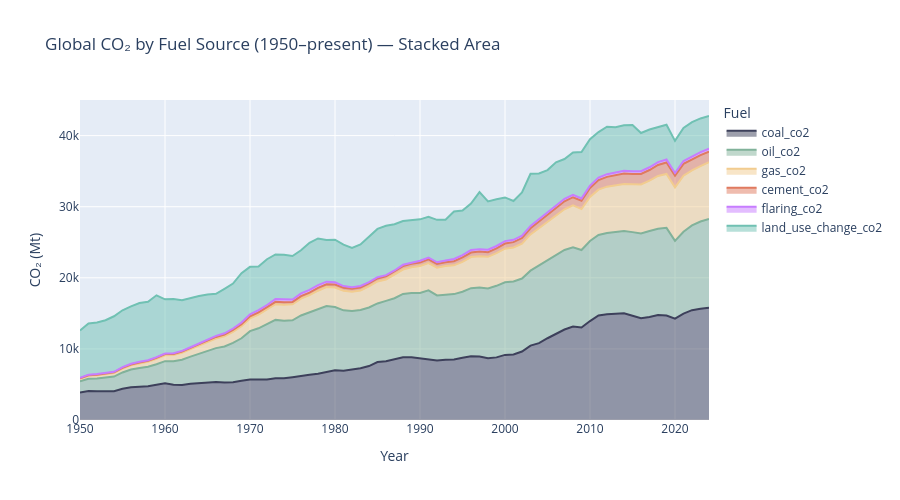
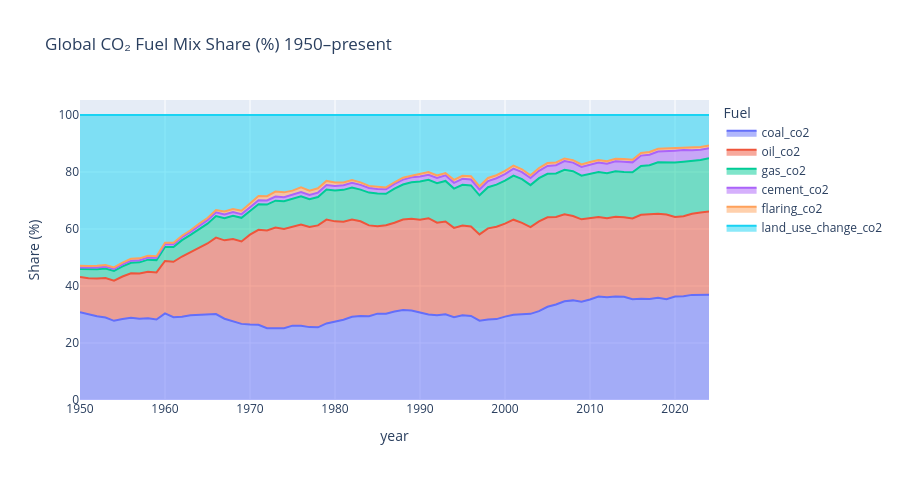

Notebook code cell kept with these figures, in order:
### Code cell
section("Fuel mix breakdown — world level")

fuel_cols = ["coal_co2","oil_co2","gas_co2","cement_co2","flaring_co2","land_use_change_co2"]
fuel_cols = [c for c in fuel_cols if c in world.columns]

world_fuels = world[world["year"] >= 1950][["year"] + fuel_cols].dropna(subset=["coal_co2","oil_co2","gas_co2"])

fig = px.area(
    world_fuels.melt(id_vars="year", value_vars=fuel_cols, var_name="Fuel", value_name="CO₂ (Mt)"),
    x="year", y="CO₂ (Mt)", color="Fuel",
    title="Global CO₂ by Fuel Source (1950–present) — Stacked Area",
    labels={"year": "Year"},
    color_discrete_map={
        "coal_co2":"#3d405b","oil_co2":"#81b29a","gas_co2":"#f2cc8f",
        "cement_co2":"#e07a5f","flaring_co2":"#c77dff","land_use_change_co2":"#70c1b3"
    }
)
fig.update_layout(height=500)
fig.show()

# World fuel shares over time
world_fuels_pct = world_fuels.copy()
total_row = world_fuels_pct[fuel_cols].sum(axis=1)
for c in fuel_cols:
    world_fuels_pct[c] = world_fuels_pct[c] / total_row * 100

fig2 = px.area(
    world_fuels_pct.melt(id_vars="year", value_vars=fuel_cols, var_name="Fuel", value_name="Share (%)"),
    x="year", y="Share (%)", color="Fuel",
    title="Global CO₂ Fuel Mix Share (%) 1950–present",
    groupnorm="percent"
)
fig2.update_layout(height=480)
fig2.show()
